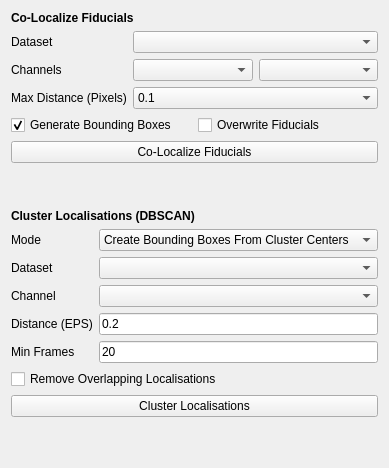
         <widget class="QWidget" name="tab_12">
          <attribute name="title">
           <string>Localisation Utils</string>
          </attribute>
          <layout class="QVBoxLayout" name="verticalLayout_15">
           <item>
            <widget class="QLabel" name="label_34">
             <property name="font">
              <font>
               <weight>75</weight>
               <bold>true</bold>
              </font>
             </property>
             <property name="text">
              <string>Co-Localize Fiducials</string>
             </property>
            </widget>
           </item>
           <item>
            <layout class="QFormLayout" name="formLayout_14">
             <item row="0" column="0">
              <widget class="QLabel" name="label_53">
               <property name="text">
                <string>Dataset</string>
               </property>
              </widget>
             </item>
             <item row="0" column="1">
              <widget class="QComboBox" name="colo_dataset"/>
             </item>
             <item row="1" column="0">
              <widget class="QLabel" name="label_51">
               <property name="text">
                <string>Channels</string>
               </property>
              </widget>
             </item>
             <item row="2" column="0">
              <widget class="QLabel" name="label_54">
               <property name="text">
                <string>Max Distance (Pixels)</string>
               </property>
              </widget>
             </item>
             <item row="2" column="1">
              <widget class="QComboBox" name="colo_max_dist">
               <item>
                <property name="text">
                 <string>0.1</string>
                </property>
               </item>
               <item>
                <property name="text">
                 <string>0.2</string>
                </property>
               </item>
               <item>
                <property name="text">
                 <string>0.5</string>
                </property>
               </item>
               <item>
                <property name="text">
                 <string>1</string>
                </property>
               </item>
               <item>
                <property name="text">
                 <string>2</string>
                </property>
               </item>
               <item>
                <property name="text">
                 <string>3</string>
                </property>
               </item>
               <item>
                <property name="text">
                 <string>4</string>
                </property>
               </item>
               <item>
                <property name="text">
                 <string>5</string>
                </property>
               </item>
              </widget>
             </item>
             <item row="1" column="1">
              <layout class="QGridLayout" name="gridLayout_4">
               <item row="0" column="0">
                <widget class="QComboBox" name="colo_channel1"/>
               </item>
               <item row="0" column="1">
                <widget class="QComboBox" name="colo_channel2"/>
               </item>
              </layout>
             </item>
            </layout>
           </item>
           <item>
            <layout class="QGridLayout" name="gridLayout_2">
             <item row="0" column="2">
              <widget class="QCheckBox" name="colo_fiducials">
               <property name="text">
                <string>Overwrite Fiducials</string>
               </property>
              </widget>
             </item>
             <item row="0" column="1">
              <widget class="QCheckBox" name="colo_bboxes">
               <property name="text">
                <string>Generate Bounding Boxes</string>
               </property>
               <property name="checked">
                <bool>true</bool>
               </property>
              </widget>
             </item>
            </layout>
           </item>
           <item>
            <widget class="QPushButton" name="pixseq_colocalize">
             <property name="text">
              <string>Co-Localize Fiducials</string>
             </property>
            </widget>
           </item>
           <item>
            <spacer name="verticalSpacer">
             <property name="orientation">
              <enum>Qt::Vertical</enum>
             </property>
             <property name="sizeHint" stdset="0">
              <size>
               <width>20</width>
               <height>40</height>
              </size>
             </property>
            </spacer>
           </item>
           <item>
            <widget class="QLabel" name="label_26">
             <property name="font">
              <font>
               <weight>75</weight>
               <bold>true</bold>
              </font>
             </property>
             <property name="text">
              <string>Cluster Localisations (DBSCAN)</string>
             </property>
            </widget>
           </item>
           <item>
            <layout class="QFormLayout" name="formLayout_6">
             <item row="1" column="0">
              <widget class="QLabel" name="label_17">
               <property name="text">
                <string>Dataset</string>
               </property>
              </widget>
             </item>
             <item row="1" column="1">
              <widget class="QComboBox" name="cluster_dataset"/>
             </item>
             <item row="2" column="0">
              <widget class="QLabel" name="label_18">
               <property name="text">
                <string>Channel</string>
               </property>
              </widget>
             </item>
             <item row="2" column="1">
              <widget class="QComboBox" name="cluster_channel"/>
             </item>
             <item row="0" column="0">
              <widget class="QLabel" name="label_19">
               <property name="text">
                <string>Mode</string>
               </property>
              </widget>
             </item>
             <item row="0" column="1">
              <widget class="QComboBox" name="cluster_mode">
               <item>
                <property name="text">
                 <string>Create Bounding Boxes From Cluster Centers</string>
                </property>
               </item>
               <item>
                <property name="text">
                 <string>Create Localisations From Cluster Centers</string>
                </property>
               </item>
              </widget>
             </item>
             <item row="3" column="0">
              <widget class="QLabel" name="label_60">
               <property name="text">
                <string>Distance (EPS)</string>
               </property>
              </widget>
             </item>
             <item row="3" column="1">
              <widget class="QLineEdit" name="cluster_eps">
               <property name="text">
                <string>0.2</string>
               </property>
              </widget>
             </item>
             <item row="4" column="0">
              <widget class="QLabel" name="label_61">
               <property name="text">
                <string>Min Frames </string>
               </property>
              </widget>
             </item>
             <item row="4" column="1">
              <widget class="QLineEdit" name="dbscan_min_samples">
               <property name="text">
                <string>20</string>
               </property>
              </widget>
             </item>
            </layout>
           </item>
           <item>
            <widget class="QCheckBox" name="dbscan_remove_overlapping">
             <property name="text">
              <string>Remove Overlapping Localisations</string>
             </property>
            </widget>
           </item>
           <item>
            <widget class="QPushButton" name="cluster_localisations">
             <property name="text">
              <string>Cluster Localisations</string>
             </property>
            </widget>
           </item>
           <item>
            <spacer name="verticalSpacer_7">
             <property name="orientation">
              <enum>Qt::Vertical</enum>
             </property>
             <property name="sizeHint" stdset="0">
              <size>
               <width>20</width>
               <height>40</height>
              </size>
             </property>
            </spacer>
           </item>
          </layout>
         </widget>
